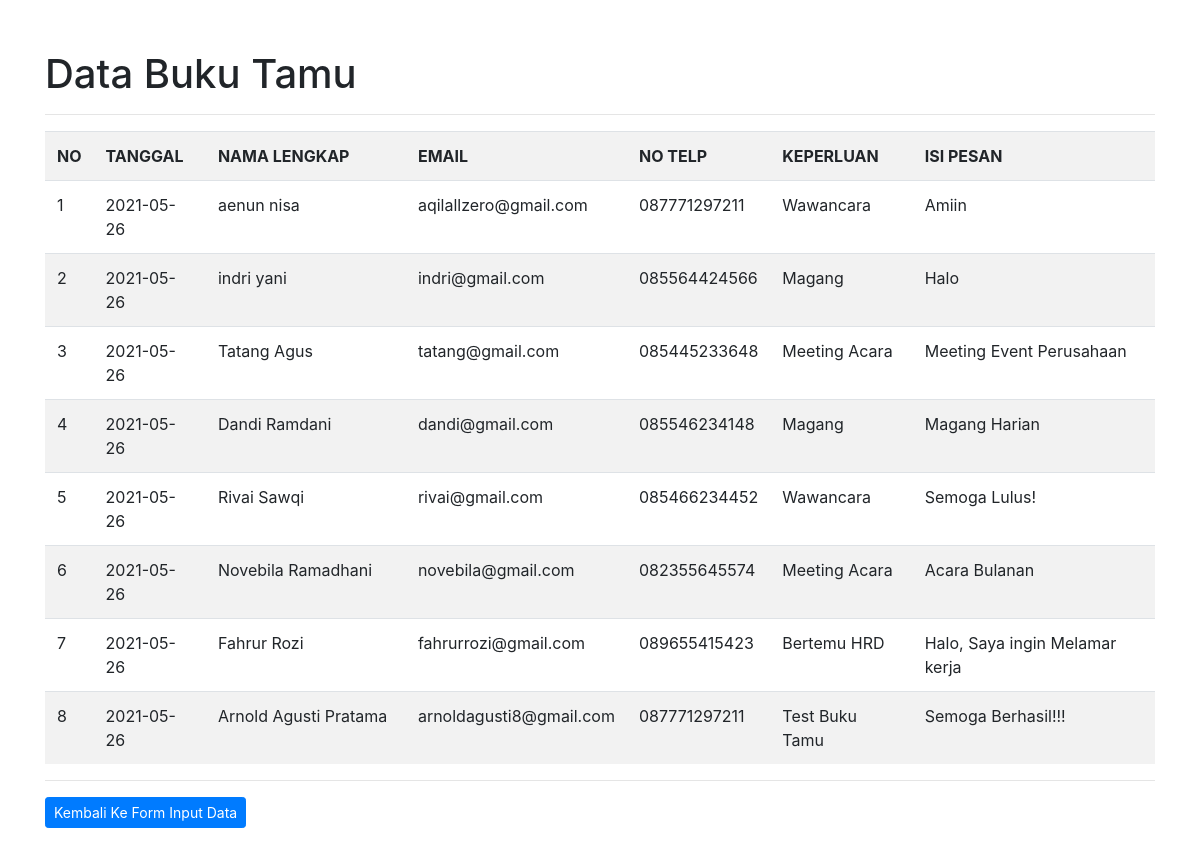
The app's page /data.php with its own data.
### tables this page shows
CREATE TABLE `daftartamu` (
  `id` int(11) NOT NULL,
  `tanggal` date NOT NULL,
  `nama` varchar(50) NOT NULL,
  `email` varchar(50) NOT NULL,
  `notelp` varchar(50) NOT NULL,
  `keperluan` varchar(255) NOT NULL,
  `pesan` text NOT NULL
);

### data.php (the view, shortened to what this page needs)
<?php
include("config.php");
?>
<!DOCTYPE html>
<html lang="en">
<head>
    <link href="js/bootstrap.min.css" rel="stylesheet">
</head>
<body>
    <div class="container" style="margin-top: 50px">
        <h1>Data Buku Tamu</h1>
        <hr />
        <?php
        $sql = "SELECT * FROM daftartamu ORDER BY id DESC";
        $result = mysqli_query($koneksi, $sql) or die(mysqli_error($koneksi));
        if (mysqli_num_rows($result)) {
            echo '
            <table class="table table-condensed table-striped">
                <tr>
                    <th>NO</th>
                    <th>TANGGAL</th>
                    <th width="200">NAMA LENGKAP</th>
                    <th>EMAIL</th>
                    <th>NO TELP</th>
                    <th>KEPERLUAN</th>
                    <th>ISI PESAN</th>
                </tr>';
            $no = 1;
            while ($row = $result->fetch_assoc()) {
                echo '
					<tr>
                        <td>' . $no++ . '</td>
						<td>' . $row['tanggal'] . '</td>
                        <td>' . $row['nama'] . '</td>
                        <td>' . $row['email'] . '</td>
                        <td>' . $row['notelp'] . '</td>
                        <td>' . $row['keperluan'] . '</td>
                        <td>' . $row['pesan'] . '</td>
					</tr>
				';
            }
        } else {
            echo 'Belum ada data buku tamu';
        }
        ?>
        </table>
        <hr>
        <p><a class="btn btn-primary btn-sm" href="index.php">Kembali Ke Form Input Data</a></p>
    </div>
</body>
</html>

### records on screen
daftartamu: tanggal "2021-05-26", nama "aenun nisa", email "aqilallzero@gmail.com", notelp "087771297211", keperluan "Wawancara", pesan "Amiin"
daftartamu: tanggal "2021-05-26", nama "indri yani", email "indri@gmail.com", notelp "085564424566", keperluan "Magang", pesan "Halo"
daftartamu: tanggal "2021-05-26", nama "Tatang Agus", email "tatang@gmail.com", notelp "085445233648", keperluan "Meeting Acara", pesan "Meeting Event Perusahaan"
daftartamu: tanggal "2021-05-26", nama "Dandi Ramdani", email "dandi@gmail.com", notelp "085546234148", keperluan "Magang", pesan "Magang Harian"
daftartamu: tanggal "2021-05-26", nama "Rivai Sawqi", email "rivai@gmail.com", notelp "085466234452", keperluan "Wawancara", pesan "Semoga Lulus!"
daftartamu: tanggal "2021-05-26", nama "Novebila Ramadhani", email "novebila@gmail.com", notelp "082355645574", keperluan "Meeting Acara", pesan "Acara Bulanan"
daftartamu: tanggal "2021-05-26", nama "Fahrur Rozi", email "fahrurrozi@gmail.com", notelp "089655415423", keperluan "Bertemu HRD", pesan "Halo, Saya ingin Melamar kerja"
daftartamu: tanggal "2021-05-26", nama "Arnold Agusti Pratama", email "arnoldagusti8@gmail.com", notelp "087771297211", keperluan "Test Buku Tamu", pesan "Semoga Berhasil!!!"
